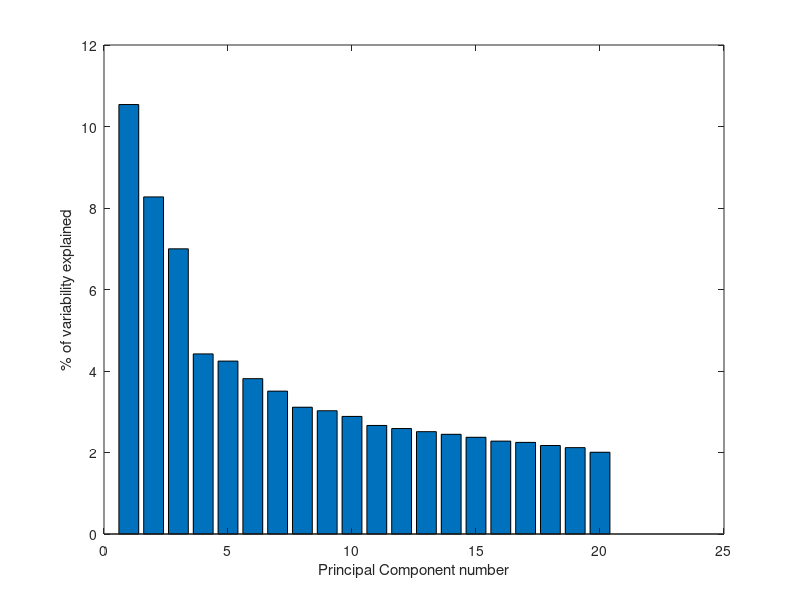

The MATLAB source for this figure: (Note: this script raises an error after producing the figure.)
%---------------------
% walk_through_demo.m
%---------------------
%  An illustrative walk-through demo that explains the application of
%  Multi-way PCA for condition monitoring of Batch Processes.

%  Author: 
%  Rajiv Singh (rsingh@mathworks.com)
%  Controls Quality Engineer 
%  The MathWorks, Inc. Natick, MA 01760.

%  Date: March 19, 2003.
%-----------------------------------------------------------------------
clc
g = get(0,'defaultfigureunits');
set(0,'defaultfigureunits','normalized');
echo on
%   WALK_THROUGH_DEMO is an illustrative walk-through demo that explains the
%   application of Multi-way PCA for Condition Monitoring of Batch Processes.
% 
% 
%   Introduction: What is a Batch Process and what is Multi-Way PCA?
%
%   As discussed in the New & Notes (May, 2003) article "USING
%   VISUALIZATION TECHNIQUES FOR BATCH CONDITION MONITORING", Multi-way PCA
%   is one of the statistical techniques that is used for analyzing batch
%   processes. By a *batch* process, I mean an industrial process, such as
%   manufacturing a product, that goes through a pre-defined cycle and has a
%   definite beginning and end. These processes are designed to be time
%   varying: several inputs are added, knobs are turned, and conditions
%   altered through-out its run to convert raw materials into a final
%   product.
%
%   For a typical batch process, the measurements of all the relevant
%   process variables - temperature, pressure, power consumption etc are
%   recorded over the course of its run. These datasets tend to be very
%   large and are accumulated over long periods of time for several runs.
%   Because of the size of these datasets, it is not easy to analyze them
%   or present them directly to make judgments about the performance
%   (quality) of the process. Several statistical techniques have been
%   developed to extract useful information from these datasets, and
%   effectively, perform a data compression. Multi-way PCA is one of them.
%   
%
%   Visit: http://www.mathworks.com/company/newsletter/index.shtml for the
%   article mentioned above.
%__________________________________________________________________________

pause % Press a key to continue
%
%   Procedure: What are the steps in using Multi-way PCA for analyzing
%   batch processes? 
%
%      STEP 1: Use the recorded datasets from several known-to-be-good
%      batches to build up a reduced dimensional PC space. This step is
%      based upon a SVD-based analysis of the data covariance.
%
load calibration_data
whos t udat
%     Here t is time vector; udat is a 3-D matrix containing measurements
%     of 12 variables at 95 time instants each for 37 calibration (good)
%     batches.
%
%     Now, unfold the data for each batch into a vector and normalize all
%     the vectors: 
%
umat = squeeze(reshape(udat,37,1,[]));
avg = mean(umat);
st = std(umat);
umat = (umat-ones(37,1)*avg)./(ones(37,1)*st);

whos umat
%     umat thus has 37 normalized rows, each corresponding to a different
%     batch. We unfolded the data because an underlying assumption in
%     Multi-way PCA approach is that each measured value of every process
%     variable is a *distinct* variable.

pause % Press a key to continue

%     Use princomp.m (Statistics Toolbox) to extract generate the principal
%     components. This will take a few seconds ...
%
[P, sc, L, t2] = princomp(umat);
% 
%     P represents the matrix of principal components. We need to extract
%     only the components that contribute the most towards explaining the
%     process variability.
%
bar(L(1:20)/sum(L)*100)
xlabel('Principal Component number'), ylabel('% of variability explained')
%
%     As seen from the figure, we can choose 3 to 5 components for our PCA
%     model. Here, we use 3 components to build up a 3-D PC space:
%
Pc = P(1:3,:); % first 3 direction vectors
%
pause % Press a key to continue
%
%     STEP2: Analysis of a particular batch: Is it similar to calibration
%     batches or different?
%
%     First, we define a region of acceptable variability (also called
%     in-control region). Let us say that the region containing 95% of the
%     points corresponding to the 37 calibration batches is an acceptable
%     region, meaning, if a particular batch is in this region, we say it
%     is a good batch.
%
%     Map the calibration batches onto the PC space:
mapped_calib_data = umat*Pc.'; %3 coordinates for 37 batches in a 
                               %37 x 3 matrix; coordinates are called
                               %"scores".

%
%     Now we generate a surface containing two standard deviations for the
%     "good" scores represented by mapped_calib_data. Assuming a Gaussian
%     distribution, we can generate an ellipsoidal surface using the mean and
%     covariance information as follows:
%
%     Calculate mean and covariance of this data:

M = mean(mapped_calib_data);
C = cov(mapped_calib_data);
%
% Genarate the 95% confidence region ellipsoid:
[x,y,z] = compute_ellipsoid(M,C); % See function COMPUTE_ELLIPSOID.M for details  
                                  
%
%     (x, y, z) are the points on the surface of the 95% confidence
%     ellipsoid. We can visualize this region as follows:
%
f = figure('pos',[0.0016,0.3867,0.4789,0.5039]);
sc = surf(x,y,z,0.6*ones([size(z),3])); % surface plot 
shading interp
xlabel('S_1','fontweight','bold'); 
ylabel('S_2','fontweight','bold'); 
zlabel('S_3','fontweight','bold')
%
%     Apply advanced graphics options:
%
alpha(sc,0.4); % change transparency of ellipsoid
camlight headlight % add light for 3-D effect
lighting phong
%
pause % Press a key to continue
%
%
%     With the in-control region (95% ellipsoid) ready for visualization,
%     we can now map the data for a test batch onto the same axes. If this
%     mapped point is inside the ellipsoid, then the test batch data is
%     similar to  the calibration data (a normal batch). Let us visualize
%     this situation with some test data.
%
load testdata
whos gooddata baddata
%
%     We have loaded  data for two batches - one normal, and the other a
%     faulty (abnormal) one. Both vectors have been normalized using
%     the mean and standard deviation of the calibration batches. The mapped
%     locations for these data vectors are:

mapped_good_data = gooddata*Pc.'; % scores for a normal batch
mapped_bad_data = baddata*Pc.';   % scores for a faulty batch

%
%     Plot these scores onto the same axes. The blue dot represents the scores
%     for the good batch, while the red dot is for the faulty batch.
figure(f);
hold on
plot3(mapped_good_data(1),mapped_good_data(2),mapped_good_data(3),...
    'b.','markersize',15);
plot3(mapped_bad_data(1),mapped_bad_data(2),mapped_bad_data(3),...
    'r.','markersize',15);
cameratoolbar
title({'Ellipsoid of "in-control" region','and scores for completed batches'},...
    'fontweight','bold')
%
%     As observed, the good batch maps to a location inside the ellipsoid,
%     while a faulty or irregular batch leads to a mapping away from
%     the ellipsoid. Using this technique a process engineer can quickly
%     decide whether a test batch was normal or faulty.

%
pause % Press a key to continue
%
%%%%%%%%%%%%%%%%%%%%%%%%%%%%%%%%%%%%%%%%%%%%%%%%%%%%%%%%
% PROGNOSTICS: Deciding the process behavior IN ADVANCE
%%%%%%%%%%%%%%%%%%%%%%%%%%%%%%%%%%%%%%%%%%%%%%%%%%%%%%%%%

% Now we come to the most interesting part: prognostics. The analysis
% described above is most beneficial if it could be performed WHILE A BATCH
% IS RUNNING. If the condition of a batch can be forecasted in advance,
% then a control action (correction) can be applied to correct a possible
% faulty behavior. This could save a lot of costs and reduce wastage of
% resources. 
%
% However, the Multi-way PCA approach, as described above, cannot be
% applied directly since the computation of scores requires the data for
% entire batch history. Since each measurement of every process variable
% has to be treated independently (distinct), we cannot estimate the
% unknown values in the middle of a running batch, using the measurements
% available until that time. What we can do instead, is assume a
% *distribution* for the variance of the unmeasured variables.  
%
% So suppose a completed batch data vector has 100 elements. Half-way
% through the batch (t=T/2), we would have measured 50 of these, while the
% rest 50 elements are unknown at the current time. Assuming that the
% unmeasured ones have a Gaussian distribution (after normalization), we
% can compute the mean and covariance of the score coordinates. This was,
% an incomplete running batch would map to a *region* in the Principal
% Component Space, rather than a single point. 
% 
pause % Press a key to continue
%
% EXAMPLE: Lets see how this works out for the "good data" batch (variable
% called 'gooddata', that was loaded earlier). The entire data vector was
% represented by a blue dot in the PC plane. Now suppose that at a time
% t=T/3 (one third through the process), we wanted to forecast where the
% score for this batch is going to be located. Since we have only one third
% of the data set available, we can only guess a "region" where the score
% will probably be end up at the completion of the batch. Here's how we
% visualize this region:
%
available_data = gooddata(1:38); % only 1/3 of total data is available
%
%     Compute the covariance of the training (calibration data), re-distributed
%     along the first 3 directions.
%     This will take a few seconds...
%
L1 = L(1:3); L1 = L1(:);
n = size(P,1);
L2 = ((sum(L)-sum(L1))/(n-3))*ones(n-3,1);
newL = [L1;L2];
S = P*diag(newL)*P.';

%     Partition the covariance information: 
S11 = S(1:38,1:38);
S12 = S(1:38,39:end);
S21 = S(39:end,1:38);
S22 = S(39:end,39:end);

W1 = P(1:3,1:38);
W2 = P(1:3,39:end);

score_mean =  (W1+W2*S21*inv(S11))*available_data.';
score_cov = W2*(S22-S21*inv(S11)*S12)*W2.';
%
pause % Press a key to continue
%
%     Now we visualize the the score region the same way we visualized the
%     in-control ellipsoid:

[xd,yd,zd] = compute_ellipsoid(score_mean,score_cov); %
%
f1 = figure('pos',[0.4555,0.3740,0.5086,0.5166]);
mymap1(:,:,1) = repmat(0,51,51); 
mymap1(:,:,2) = repmat(0,51,51); 
mymap1(:,:,3) = repmat(1,51,51);

s = surf(xd,yd,zd,mymap1); % forecasted score region
alpha(s,1); 
hold on
sc = surf(x,y,z,0.6*ones([size(z),3]),'edgecolor','n'); % in-control region
alpha(sc,0.4);

shading interp
xlabel('S_1','fontweight','bold'); 
ylabel('S_2','fontweight','bold'); 
zlabel('S_3','fontweight','bold')
camlight headlight, lighting phong
cameratoolbar
%
%    The camera toolbar let you vary the lighting and orientation of the
%    object; you can also animate the views by orbiting the camera and the
%    screen light. 
%

pause % Press a key to continue
%
% For the sake of completion, let us also see the mapped score region for
% the faulty batch. Applying the same technique as before:
%
available_data =  baddata(1:38); % only 1/3 of total data is available
%
%     Compute the covariance of the training (calibration data), re-distributed
%     along the first 3 directions.
%     This will take a few seconds...
%

score_mean =  (W1+W2*S21*inv(S11))*available_data.';
score_cov = W2*(S22-S21*inv(S11)*S12)*W2.';

[xf,yf,zf] = compute_ellipsoid(score_mean,score_cov); %
figure(f1);
mymap2(:,:,1) = repmat(1,51,51); 
mymap2(:,:,2) = repmat(0,51,51); 
mymap2(:,:,3) = repmat(0,51,51);
sf = surf(xf,yf,zf,mymap2);
alpha(sf,0.8)
shading interp
camlight headlight, lighting phong
title({'Forecasted regions for incomplete normal (blue)','and faulty (red) batches'},...
    'fontweight','bold');
axis equal
%
pause % Press a key to continue
%
% MAKING USEFUL CONCLUSIONS FROM THIS VISUALIZATION:
%     Using the camera Orbit tool, it is easy to see that the blue
%     ellipsoid is completely inside the in-control region. For process
%     control, this means that an operator can deduce that the running
%     batch (which is 1/3rd complete till now) will most likely end up
%     similar to the calibration batches. 
% 
%     The red ellipsoid (corresponding to the faulty data) is completely
%     disjointed from the in-control region. This indicates that it is very
%     unlikely that this batch would end up being normal. Thus if the
%     running batch corresponded to the red ellipsoid, an operator should
%     take appropriate corrective action so that at the next measurement
%     instant, the red ellipsoid is actually inside the in-control region.

%========================== END ===========================================
%
% Questions? E-mail the author at: rsingh@mathworks.com
%
echo off
set(0,'defaultfigureunits',g);
%--------------------------------------------------------------------------


